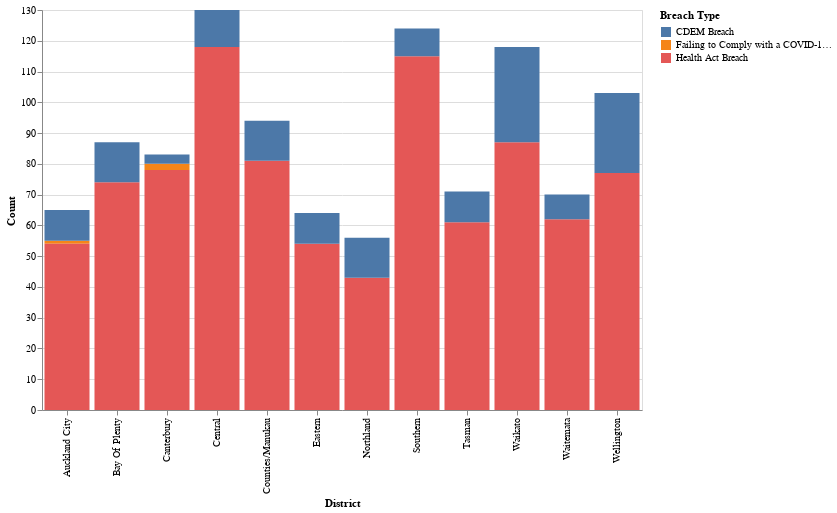

This figure's notebook cell:
### Code cell
# Creating a stacked bar chart using Vega-Lite
count_by_region_and_type |>
  @vlplot(
    :bar,  # Use the bar mark type
    width = 600,  # Setting the width of the plot to 600 pixels
    height = 400,  # Setting the height of the plot to 400 pixels
    x = :District,  # Using the 'District' column for the x-axis
    y = :Count,  # Using the 'Count' column for the y-axis
    color = Symbol("Breach Type"),  # Using the 'Breach Type' column for color encoding
    stack = :Count  # Stacking the bars based on the 'Count' column
    
  )

# This code creates a stacked bar chart using Vega-Lite to visualize the count of breach types in each region.
# It specifies the width, height, data columns for the x-axis, y-axis, color, and stacking.

### Figure 1 — Vega specification as saved in the notebook (floating-point values rounded to 4 significant figures)
{"$schema": "https://vega.github.io/schema/vega/v5.json", "axes": [{"aria": false, "domain": false, "grid": true, "gridScale": "x", "labels": false, "maxExtent": 0, "minExtent": 0, "orient": "left", "scale": "y", "tickCount": {"signal": "ceil(height/40)"}, "ticks": false, "zindex": 0}, {"grid": false, "labelAlign": "right", "labelAngle": 270, "labelBaseline": "middle", "orient": "bottom", "scale": "x", "title": "District", "zindex": 0}, {"grid": false, "labelOverlap": true, "orient": "left", "scale": "y", "tickCount": {"signal": "ceil(height/40)"}, "title": "Count", "zindex": 0}], "background": "white", "data": [{"name": "source_0", "values": [{"Breach Type": "Failing to Comply with a COVID-19 Direction/Prohibition/Restriction", "Count": 2, "District": "Canterbury"}, {"Breach Type": "Health Act Breach", "Count": 78, "District": "Canterbury"}, {"Breach Type": "CDEM Breach", "Count": 3, "District": "Canterbury"}, {"Breach Type": "Failing to Comply with a COVID-19 Direction/Prohibition/Restriction", "Count": 1, "District": "Auckland City"}, {"Breach Type": "Health Act Breach", "Count": 54, "District": "Auckland City"}, {"Breach Type": "CDEM Breach", "Count": 10, "District": "Auckland City"}, {"Breach Type": "Health Act Breach", "Count": 77, "District": "Wellington"}, {"Breach Type": "CDEM Breach", "Count": 26, "District": "Wellington"}, {"Breach Type": "Health Act Breach", "Count": 81, "District": "Counties/Manukau"}, {"Breach Type": "CDEM Breach", "Count": 13, "District": "Counties/Manukau"}, {"Breach Type": "Health Act Breach", "Count": 62, "District": "Waitemata"}, {"Breach Type": "CDEM Breach", "Count": 8, "District": "Waitemata"}, {"Breach Type": "Health Act Breach", "Count": 74, "District": "Bay Of Plenty"}, {"Breach Type": "CDEM Breach", "Count": 13, "District": "Bay Of Plenty"}, {"Breach Type": "Health Act Breach", "Count": 61, "District": "Tasman"}, {"Breach Type": "CDEM Breach", "Count": 10, "District": "Tasman"}, {"Breach Type": "Health Act Breach", "Count": 87, "District": "Waikato"}, {"Breach Type": "CDEM Breach", "Count": 31, "District": "Waikato"}, {"Breach Type": "Health Act Breach", "Count": 118, "District": "Central"}, {"Breach Type": "CDEM Breach", "Count": 12, "District": "Central"}, {"Breach Type": "Health Act Breach", "Count": 54, "District": "Eastern"}, {"Breach Type": "CDEM Breach", "Count": 10, "District": "Eastern"}, {"Breach Type": "Health Act Breach", "Count": 43, "District": "Northland"}, {"Breach Type": "CDEM Breach", "Count": 13, "District": "Northland"}, {"Breach Type": "Health Act Breach", "Count": 115, "District": "Southern"}, {"Breach Type": "CDEM Breach", "Count": 9, "District": "Southern"}]}, {"name": "data_0", "source": "source_0", "transform": [{"as": ["Count_start", "Count_end"], "field": "Count", "groupby": ["District"], "offset": "zero", "sort": {"field": ["Breach Type"], "order": ["descending"]}, "type": "stack"}, {"expr": "isValid(datum[\"Count\"]) && isFinite(+datum[\"Count\"])", "type": "filter"}]}], "height": 400, "legends": [{"fill": "color", "symbolType": "square", "title": "Breach Type"}], "marks": [{"encode": {"update": {"ariaRoleDescription": {"value": "bar"}, "description": {"signal": "\"District: \" + (isValid(datum[\"District\"]) ? datum[\"District\"] : \"\"+datum[\"District\"]) + \"; Count: \" + (format(datum[\"Count\"], \"\")) + \"; Breach Type: \" + (isValid(datum[\"Breach Type\"]) ? datum[\"Breach Type\"] : \"\"+datum[\"Breach Type\"])"}, "fill": {"field": "Breach Type", "scale": "color"}, "width": {"signal": "max(0.25, bandwidth('x'))"}, "x": {"field": "District", "scale": "x"}, "y": {"field": "Count_end", "scale": "y"}, "y2": {"field": "Count_start", "scale": "y"}}}, "from": {"data": "data_0"}, "name": "marks", "style": ["bar"], "type": "rect"}], "padding": 5, "scales": [{"domain": {"data": "data_0", "field": "District", "sort": true}, "name": "x", "paddingInner": 0.1, "paddingOuter": 0.05, "range": [0, {"signal": "width"}], "type": "band"}, {"domain": {"data": "data_0", "fields": ["Count_start", "Count_end"]}, "name": "y", "nice": true, "range": [{"signal": "height"}, 0], "type": "linear", "zero": true}, {"domain": {"data": "data_0", "field": "Breach Type", "sort": true}, "name": "color", "range": "category", "type": "ordinal"}], "style": "cell", "width": 600}
